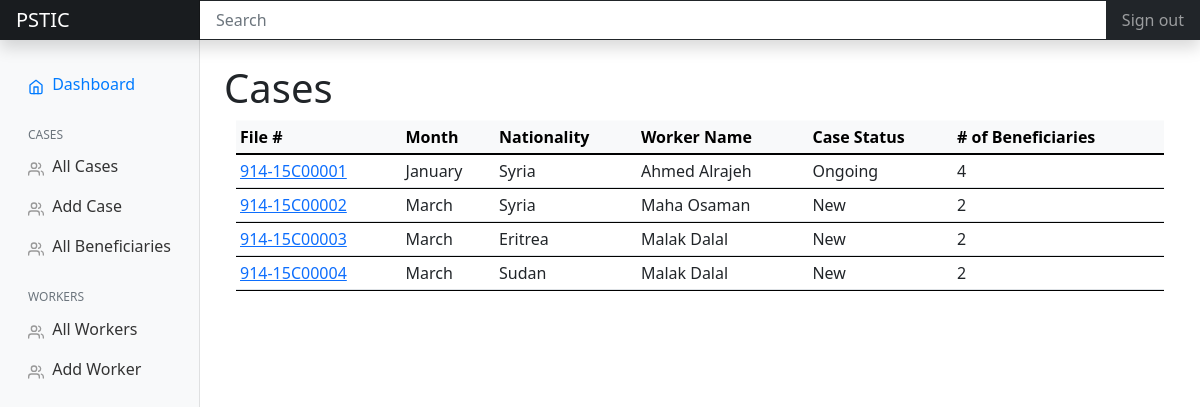
Page /caselog/cases on the committed database.
### case_log/models.py (models this page shows, shortened)
class case_statuses(models.Model):
    id = models.AutoField(primary_key=True)
    case_status = models.CharField(max_length=50)

class nationalities(models.Model):
    id = models.AutoField(primary_key=True)
    nationality = models.CharField(max_length=50)

### case_log/views.py (the view)
# urls.py: path('cases', views.cases, name='caselog-cases'),
def cases(request):
    query_beneficiaries_per_case = "SELECT \
        beneficiaries.id, \
        beneficiaries.full_name, \
        beneficiaries.age, \
        cases.file_number, \
        genders.gender, \
        beneficiary_statuses.beneficiary_status \
    FROM case_log_beneficiaries beneficiaries \
    JOIN case_log_beneficiary_statuses beneficiary_statuses ON beneficiaries.beneficiary_status_id_id = beneficiary_statuses.id \
    JOIN case_log_genders genders ON beneficiaries.gender_id_id = genders.id \
    JOIN case_log_cases cases ON beneficiaries.case_id_id = cases.id"
    rs_beneficiaries = getResultSet(query_beneficiaries_per_case)
    query_cases_odered = query_cases + \
        " GROUP BY cases.file_number, beneficiaries.case_id_id \
        ORDER BY cases.id"
    rs_cases = getResultSet(query_cases_odered)
    context = {
                'beneficiaries': rs_beneficiaries,
                'cases': rs_cases,
                }
    return render(request, 'case_log/cases.html', context)

### case_log/views.py (called while the page is built)
def getResultSet(query):
    cursor = connection.cursor()
    cursor.execute(query)
    return cursor.fetchall()

### case_log/templates/case_log/cases.html (shortened to what this page needs)
{% extends "case_log/base.html" %}
  {% block content %}
  <h1>Cases</h1>
<div class="container">
	<div class="row">
			<table class="table table-sm" style="border-collapse:collapse;">
				<thead class="table-light">
					<tr>
						<th>File #</th>
						<th>Month</th>
						<th>Nationality</th>
						<th>Worker Name</th>
						<th>Case Status</th>
						<th># of Beneficiaries</th>
					</tr>
				</thead>
				<tbody>
					{% for case in cases %}
						<tr colspan="6" data-toggle="collapse" data-target="#demo{{case.0}}" class="accordion-toggle">
							<td><a href="{% url 'case-detail' case.0 %}">{{ case.1 }}</a></td>
							<td>{{ case.2 }}</td>
							<td>{{ case.3 }}</td>
							<td>{{ case.4 }}</td>
							<td>{{ case.5 }}</td>
							<td>{{ case.6 }}</td>
						</tr>
						<tr>
							<td colspan="6" class="hiddenRow">
							</td>
						</tr>
					{% endfor %}
				</tbody>
			</table>
</div>
</div>
  {% endblock content %}

### static/css/collapse_table.css (style rules this page uses)
.table tr { cursor: pointer; }
.hiddenRow { padding: 0px !important; font-size: 12px; margin: 0px; border: 0px solid rgb(0, 0, 0); }

### static/css/dashboard.css (style rules this page uses)
body { font-size: .875rem; }

### rows in the picture
case_statuses: case "914-15C00001", case "January", case "Syria", case "Ahmed Alrajeh", case_status "Ongoing", id "4"
nationalities: case "914-15C00003", case "March", nationality "Eritrea", case "Malak Dalal", case "New", id "2"

### other values in the picture
{{ case.1 }} "914-15C00002" "914-15C00004"
{{ case.2 }} "March" "March"
{{ case.3 }} "Syria" "Sudan"
{{ case.4 }} "Maha Osaman" "Malak Dalal"
{{ case.5 }} "New" "New"
{{ case.6 }} "2" "2"
